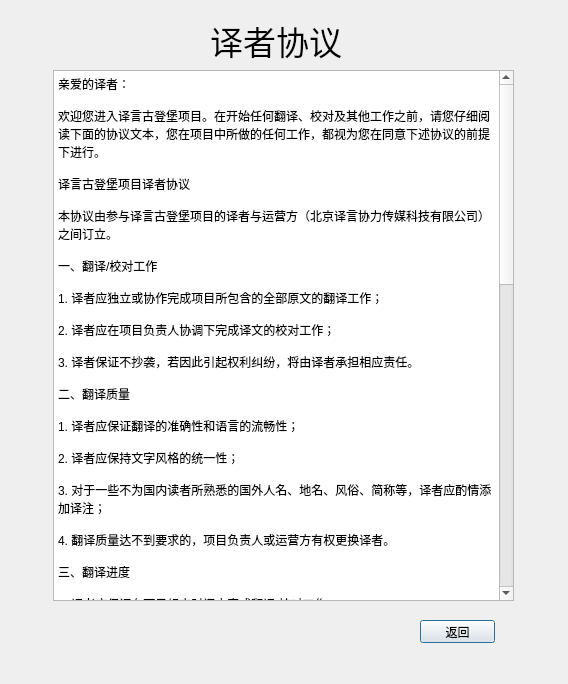
<?xml version="1.0" encoding="UTF-8"?>
<ui version="4.0">
 <class>ContrastDlg</class>
 <widget class="QDialog" name="ContrastDlg">
  <property name="geometry">
   <rect>
    <x>0</x>
    <y>0</y>
    <width>568</width>
    <height>684</height>
   </rect>
  </property>
  <property name="windowTitle">
   <string>Dialog</string>
  </property>
  <widget class="QLabel" name="labFront">
   <property name="geometry">
    <rect>
     <x>210</x>
     <y>10</y>
     <width>151</width>
     <height>61</height>
    </rect>
   </property>
   <property name="font">
    <font>
     <pointsize>25</pointsize>
    </font>
   </property>
   <property name="text">
    <string>译者协议</string>
   </property>
  </widget>
  <widget class="QPlainTextEdit" name="plainTextEdit">
   <property name="geometry">
    <rect>
     <x>53</x>
     <y>70</y>
     <width>461</width>
     <height>531</height>
    </rect>
   </property>
   <property name="readOnly">
    <bool>true</bool>
   </property>
   <property name="plainText">
    <string>亲爱的译者：

欢迎您进入译言古登堡项目。在开始任何翻译、校对及其他工作之前，请您仔细阅读下面的协议文本，您在项目中所做的任何工作，都视为您在同意下述协议的前提下进行。

译言古登堡项目译者协议

本协议由参与译言古登堡项目的译者与运营方（北京译言协力传媒科技有限公司）之间订立。

一、翻译/校对工作

1. 译者应独立或协作完成项目所包含的全部原文的翻译工作；

2. 译者应在项目负责人协调下完成译文的校对工作；

3. 译者保证不抄袭，若因此引起权利纠纷，将由译者承担相应责任。

二、翻译质量

1. 译者应保证翻译的准确性和语言的流畅性；

2. 译者应保持文字风格的统一性；

3. 对于一些不为国内读者所熟悉的国外人名、地名、风俗、简称等，译者应酌情添加译注；

4. 翻译质量达不到要求的，项目负责人或运营方有权更换译者。

三、翻译进度

1. 译者应保证在项目规定时间内完成翻译/校对工作；

2. 译者不能按时完成翻译/校对工作的，项目负责人或运营方有权更换译者。

四、译作权利

1. 翻译作品的著作权由译者享有；

2. 译者授权运营方（北京译言协力传媒科技有限公司）享有使用翻译作品的独家权利，包括发表权、修改权、保护作品完整权等著作权人身权利以及复制权、发行权（含数字发行权）、信息网络传播权、改编权等著作权财产权利；运营方有权向第三方转授这些权利；

3. 译者享有翻译作品的译者署名权以及从运营方获得收入分成的权利；

4. 译者不得将翻译作品授权其他机构使用，若有违反，译者应负全部责任及赔偿由此给运营方造成的一切损失。

五、收入分成

1. 作品净收入的50％归运营方（北京译言协力传媒科技有限公司）所有，10%归项目负责人所有，40%归参与项目的译者所有，多个译者间的分成比例原则上根据译者的工作量决定，并可由项目负责人和译者间协商确定；

2. 净收入的定义为运营方从销售渠道所获得的实际收入。以在iTunes 电子书店中发行电子版为例，若一部作品的售价为 12元人民币，其中的 30% （即 3.6 元人民币）归苹果公司所有，运营方的实际收入，也就是净收入，为 8.4 元人民币；

3. 作品的电子版收入分成按自然季度结算，纸质版收入分成按年度结算；

4. 结算时，若译者累计所得高于50元人民币，则运营方将译者所得汇入译者提供的支付宝账户；若单个结算周期所得不足50元，则累积至下一周期；

5. 运营方有按国家规定为译者代扣代缴所得税的义务。

六、纠纷仲裁

1. 译者之间、译者与项目负责人之间应本着友好协作的精神完成项目，如有问题，应优先通过内部沟通协商解决；项目负责人在遵循公平合理的原则下有权对争执问题做出仲裁；

2. 若内部沟通无法解决问题，或译者对项目负责人的仲裁无法接受，可向运营方提出申诉；运营方的仲裁为最终决定。

七、其他

1. 本协议的最终解释权归运营方所有；

2. 运营方有权根据实际情况和变化修改本协议，修改后的协议应公布在译言网站上，并在译言网站首页的译言动态中发布声明。</string>
   </property>
  </widget>
  <widget class="QPushButton" name="pushButton">
   <property name="geometry">
    <rect>
     <x>420</x>
     <y>620</y>
     <width>75</width>
     <height>23</height>
    </rect>
   </property>
   <property name="text">
    <string>返回</string>
   </property>
  </widget>
 </widget>
 <resources/>
 <connections>
  <connection>
   <sender>pushButton</sender>
   <signal>clicked()</signal>
   <receiver>ContrastDlg</receiver>
   <slot>close()</slot>
   <hints>
    <hint type="sourcelabel">
     <x>469</x>
     <y>628</y>
    </hint>
    <hint type="destinationlabel">
     <x>506</x>
     <y>655</y>
    </hint>
   </hints>
  </connection>
 </connections>
</ui>
